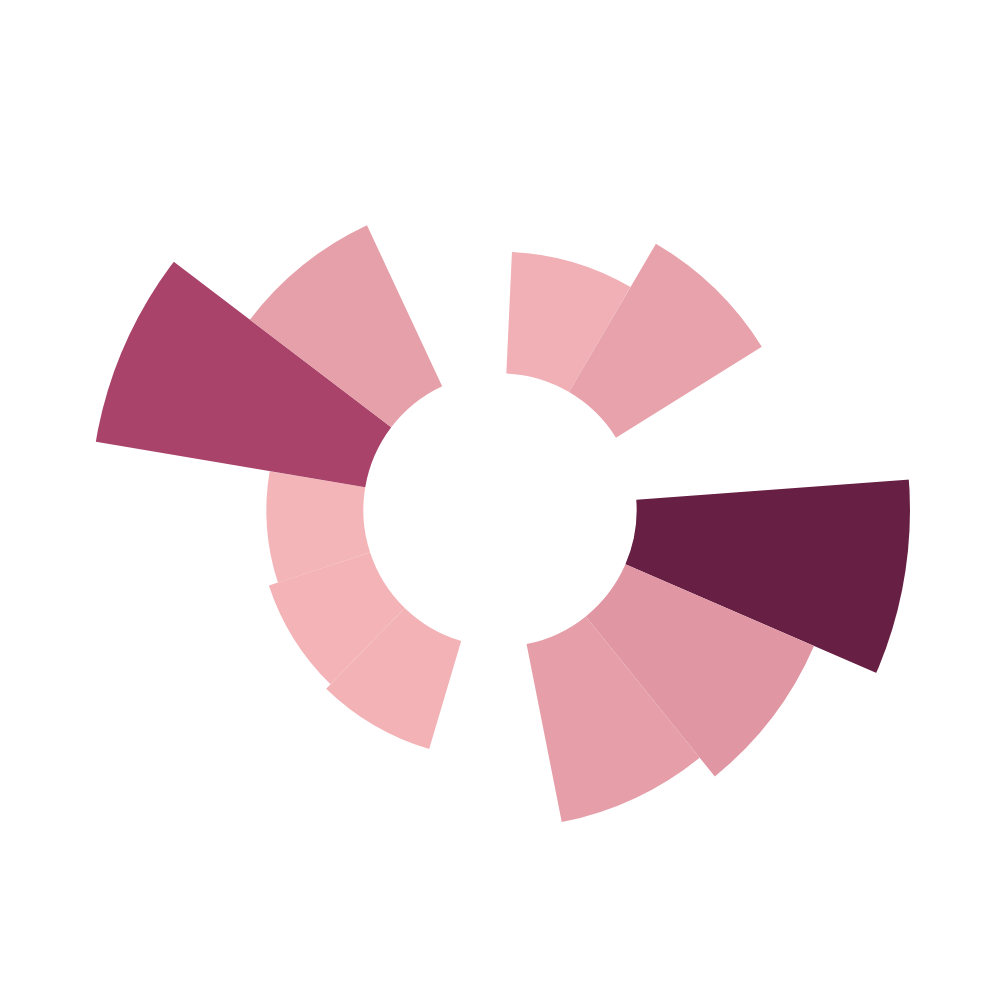

The code cell stored with this chart in its notebook:
### Markdown cell above
For go.Barpolar, wedge area is equal to 0.5 × r² × width_in_radians.
As such we have to create create the apropriate width column. Additionaly, we have to create our own custom color mapping formula to show the values of wedges.

### Code cell
fig = go.Figure(go.Barpolar(
    r=[np.sqrt(max(v, 0))/2.2 for v in donut_eco['shortfallOvershoot_pct']],
    width= 360/13,
    marker=dict(
        color=donut_eco['shortfallOvershoot_pct'],
        # Intermediate stop at 0.28 to prevent haz. chem. prod.
        # from compressing all other indics into the low-end color.
        # 0.28 was chosen because overshoot of (haz chem prod) * 0.28
        # approximatelly species ext over.(2nd greater over. value)
        colorscale=[[0, '#ffc6c4'], [0.28, '#aa446b'], [1, '#672044']],
        cmin=donut_eco['shortfallOvershoot_pct'].min(),
        cmax=donut_eco['shortfallOvershoot_pct'].max(),
        showscale=False,
    ),
    base=5,
    hovertext=donut_eco['indicator'],
    customdata=donut_eco['shortfallOvershoot_pct'],
    hovertemplate='<b>%{hovertext}</b><br>Overshoot: %{customdata:.1f}%<extra></extra>'
))

fig.update_layout(
    template=None,
    width=1000,
    height=1000,
    polar=dict(
        bgcolor='rgba(0,0,0,0)',
        radialaxis=dict(
            range = [0,15],
            showgrid=False,
            showline=False,
            showticklabels=False,
            ticks=''
        ),
        angularaxis=dict(
            rotation=73.5,
            direction='clockwise',
            showgrid=False,
            showline=False,
            showticklabels=False,
            ticks=''
        )
    )
)

fig.show()

### Figure 1 — Plotly figure (JSON) as saved in the notebook; plotly's stock layout.template omitted (floating-point values rounded to 4 significant figures)
{"data": [{"base": 5, "customdata": [95.8, 191.5, -5.2, 3214.0, 273.7, 213.4, -28.6, 82.3, 73.5, 60.9, 900.0, 204.5, -61.3], "hovertemplate": "<b>%{hovertext}</b><br>Overshoot: %{customdata:.1f}%<extra></extra>", "hovertext": ["CO2 concentration", "Radiative forcing", "Aragonite saturation", "Hazardous chemicals production", "Phosphorus pollution", "Nitrogen pollution", "Aerosol optical depth", "Blue-water flows", "Soil moisture", "Forest area", "Species extinctions", "Human appropriation of energy production", "Stratospheric ozone concentration"], "marker": {"cmax": 3214.0, "cmin": -61.3, "color": [95.8, 191.5, -5.2, 3214.0, 273.7, 213.4, -28.6, 82.3, 73.5, 60.9, 900.0, 204.5, -61.3], "colorscale": [[0, "#ffc6c4"], [0.28, "#aa446b"], [1, "#672044"]], "showscale": false}, "r": [4.449, 6.29, 0, 25.77, 7.52, 6.64, 0, 4.124, 3.897, 3.547, 13.64, 6.5, 0], "type": "barpolar", "width": 27.69}], "layout": {"height": 1000, "polar": {"angularaxis": {"direction": "clockwise", "rotation": 73.5, "showgrid": false, "showline": false, "showticklabels": false, "ticks": ""}, "bgcolor": "rgba(0,0,0,0)", "radialaxis": {"range": [0, 15], "showgrid": false, "showline": false, "showticklabels": false, "ticks": ""}}, "width": 1000}}
